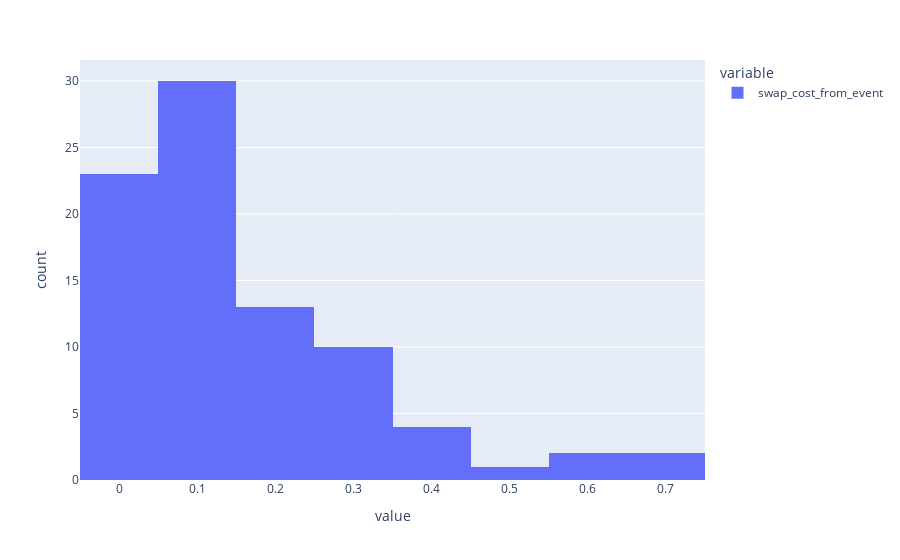

Notebook code for this chart:
### Code cell
px.histogram(rebalance_from_idle_df[['swap_cost_from_event']])

### Figure 1 — Plotly figure (JSON) as saved in the notebook; plotly's stock layout.template omitted (floating-point values rounded to 4 significant figures)
{"data": [{"alignmentgroup": "True", "bingroup": "x", "hovertemplate": "variable=swap_cost_from_event<br>value=%{x}<br>count=%{y}<extra></extra>", "legendgroup": "swap_cost_from_event", "marker": {"color": "#636efa", "pattern": {"shape": ""}}, "name": "swap_cost_from_event", "offsetgroup": "swap_cost_from_event", "orientation": "v", "showlegend": true, "type": "histogram", "x": [0.03374, 0.1128, 0.06677, 0.05727, 0.1676, 0.7343, 0.3177, 0.1326, 0.2342, 0.1745, 0.5644, 0.1384, 0.3959, 0.09518, 0.1312, 0.3042, 0.1959, 0.1341, 0.08273, 0.2823, 0.2616, 0.0953, 0.2369, 0.05111, 0.04902, 0.06538, 0.1108, 0.03546, 0.2305, 0.2749, 0.1397, 0.1205, 0.08706, 0.5976, 0.4616, 0.3408, 0.2744, 0.2101, 0.3304, 0.6676, 0.4097, 0.3246, 0.3712, 0.1609, 0.2915, 0.3984, 0.1302, 0.186, 0.142, 0.06565, 0.03946, 0.03528, 0.08832, 0.02112, 0.01643, 0.004845, 0.003657, 0.02856, 0.02134, 0.0741, 0.0008077, 0.00147, 0.05117, 0.001296, 0.0148, 0.1308, 0.01072, 0.01846, 0.03182, 0.02992, 0.02566, 0.121, 0.1617, 0.2364, 0.1627, 0.1385, 0.101, 0.08152, 0.004675, 0.06733, 0.1623, 0.06328, 0.06212, 0.03376, 0.02661], "xaxis": "x", "yaxis": "y"}], "layout": {"barmode": "relative", "legend": {"title": {"text": "variable"}, "tracegroupgap": 0}, "margin": {"t": 60}, "xaxis": {"anchor": "y", "domain": [0, 1], "title": {"text": "value"}}, "yaxis": {"anchor": "x", "domain": [0, 1], "title": {"text": "count"}}}}
